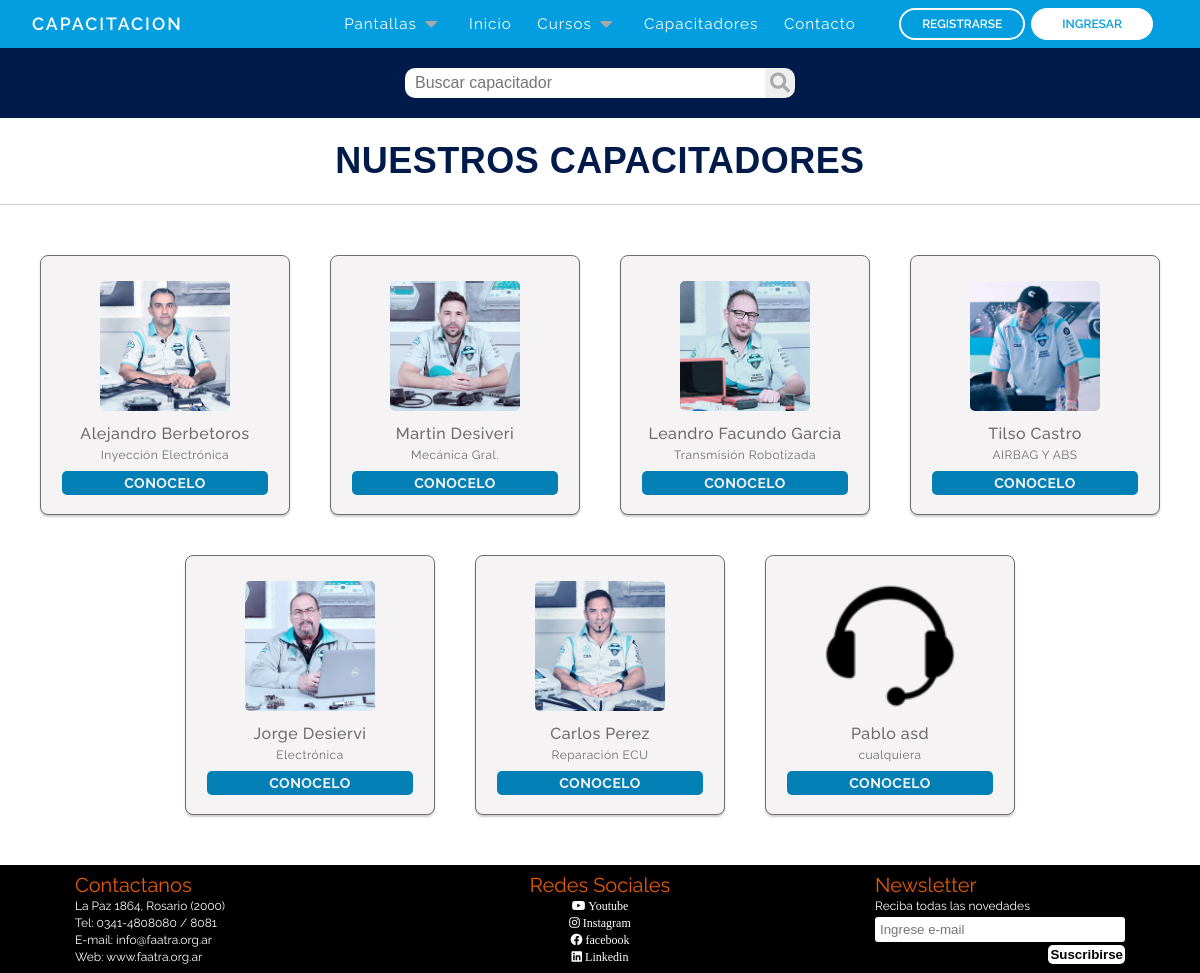
The page /capacitadores.php on the database as committed earlier.
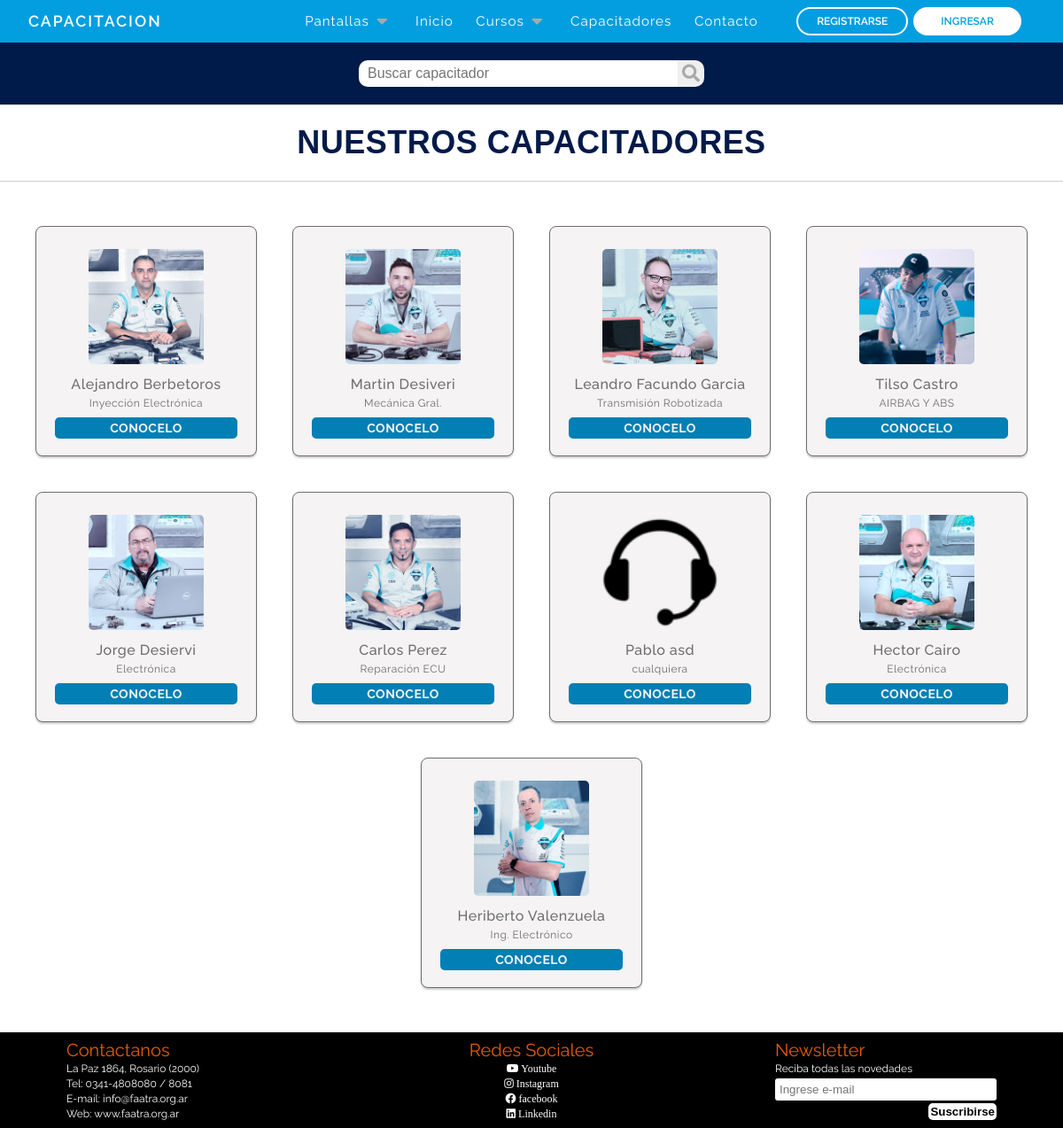
The same page on the database as committed later.
### tables this page shows
CREATE TABLE `capacitadores` (
  `id` int(10) NOT NULL,
  `nombre` varchar(120) NOT NULL,
  `apellido` varchar(120) NOT NULL,
  `cuil_cuit` int(11) NOT NULL,
  `imagen` varchar(255) NOT NULL DEFAULT 'usersNone.png',
  `telefono` varchar(12) NOT NULL,
  `direccion` varchar(120) NOT NULL,
  `codigo_postal` varchar(10) NOT NULL,
  `email` varchar(120) NOT NULL,
  `especialidad` varchar(255) NOT NULL,
  `descripcion` varchar(1000) NOT NULL,
  `provincia` varchar(60) NOT NULL,
  `fecha_alta` date NOT NULL DEFAULT current_timestamp(),
  `fecha_baja` date NOT NULL
);

### capacitadores.php (the view, shortened to what this page needs)
<?php
require_once('bd/conexion.php');
if (isset( $_POST['input-buscador'])) {
  $palabra = $_POST['input-buscador'];
  try {
  $bus = $pdo->prepare("SELECT id, nombre, apellido, especialidad, imagen from capacitadores where nombre like '%$palabra%' or apellido like '%$palabra%'");
  $bus->execute();
    } catch(PDOException $e) {
    echo $e->getMessage();
    }
  } else {
    $bus = $pdo->prepare('SELECT * FROM capacitadores');
    $bus->execute();
  }
?>
<!DOCTYPE html>
<html lang="es">
<head>
    <link rel="stylesheet" href="https://use.fontawesome.com/releases/v5.15.4/css/all.css"
 />
    <link rel="stylesheet" href="reset.css">
    <link rel="stylesheet" href="css/capacitadores.css">
    <link rel="stylesheet" href="css/footer.css">
</head>
<body>
    <?php require_once "nav.php" ?>
  <form action="" method="POST">
  <div class="header-content">
      <input type="text" class="input-buscador" id="input-buscador" name="input-buscador" placeholder="Buscar capacitador">
    <button type="text" id="buscador" name="buscador" class="buscador"><i class="fas fa-search"></i></button>
  </div>
</form>
    <main>
      <form action="" method="POST">
        <div>
          <p class="title">NUESTROS CAPACITADORES</p>
        </div>
        <div class="container-capacitadores " id="lista-capacitadores">
          <?php while($res = $bus->fetch(PDO::FETCH_ASSOC)) { ?>
          <div class="card">
              <a href="<?= 'capacitador.php?id='.$res['id'] ?>" class="linkCapacitador">
                <img src="images/capacitadores/<?= $res['imagen']?>" class="card-img" alt="<? $res['nombre']?>">
                <h4><?= $res['nombre']?> <?= $res['apellido']?>
                  </h4>
                <p><?= $res['especialidad']?>
                  </p>
              </a>
              <a href="<?= 'capacitador.php?id='.$res['id'] ?>" class="button agregar-carrito">CONOCELO</a>
            </div>
            <?php } ?>
          </div>
      </form>
    </main>
    <?php include_once "footer.php" ?>
  </body>
</html>

Rows that differ between the two databases and show on the page:
added capacitadores: imagen (picture), nombre "Hector", apellido "Cairo", especialidad "Electrónica"
added capacitadores: imagen (picture), nombre "Heriberto", apellido "Valenzuela", especialidad "Ing. Electrónico"
